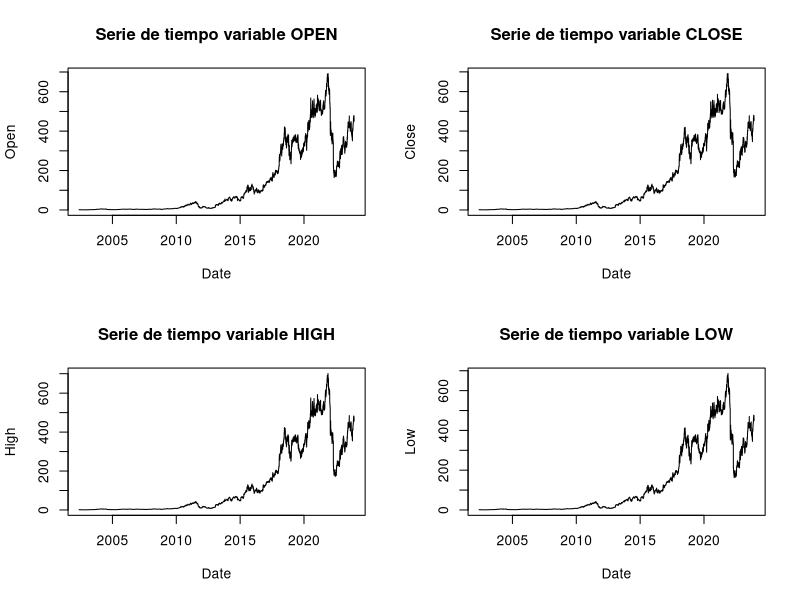

Recreate this plot in R.
# Trabajo Series de Tiempo
# Serie: Precio de acciones de Netflix
# Características: 
# - Mediciones diarias (días laborales lun-vie)
# - Precio de la acción medido en dolarés 

# Grupo 2
# Script elborado por Sebastian Gil 


# Librerías y directorio ----
library(readxl)
library(readr)


setwd("C:/Users/HP/Downloads")

# Importanción y reconocimiento de la base ----
data <- read_csv("NFLX.csv")

colnames(data)
head(data)

summary(data)

D1 <- data #  Filtral desde el año 2010
summary(D1)

attach(D1)
par(mfrow = c(2,2))
plot(x = Date , y = Open ,type = "l", main = 'Serie de tiempo variable OPEN')
plot(x = Date , y = Close , type = "l", main = 'Serie de tiempo variable CLOSE')
plot(x = Date , y = High , type = "l", main = 'Serie de tiempo variable HIGH')
plot(x = Date , y = Low , type = "l", main = 'Serie de tiempo variable LOW')

# Análisis descriptivo y exploratorio de la serie

#ñalskdjfñalskdjf asdf -asd gabo